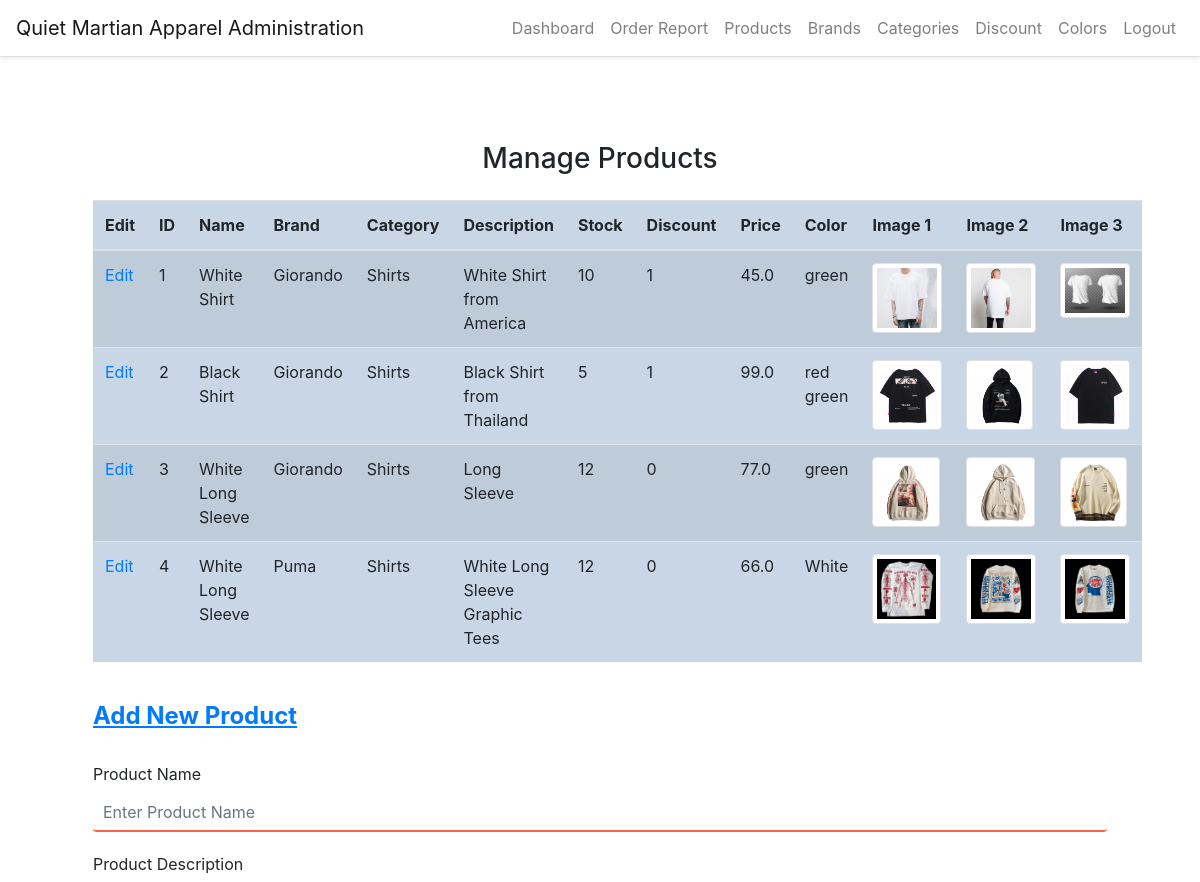
The app's page /manage-products (signed in, upper part), older data.
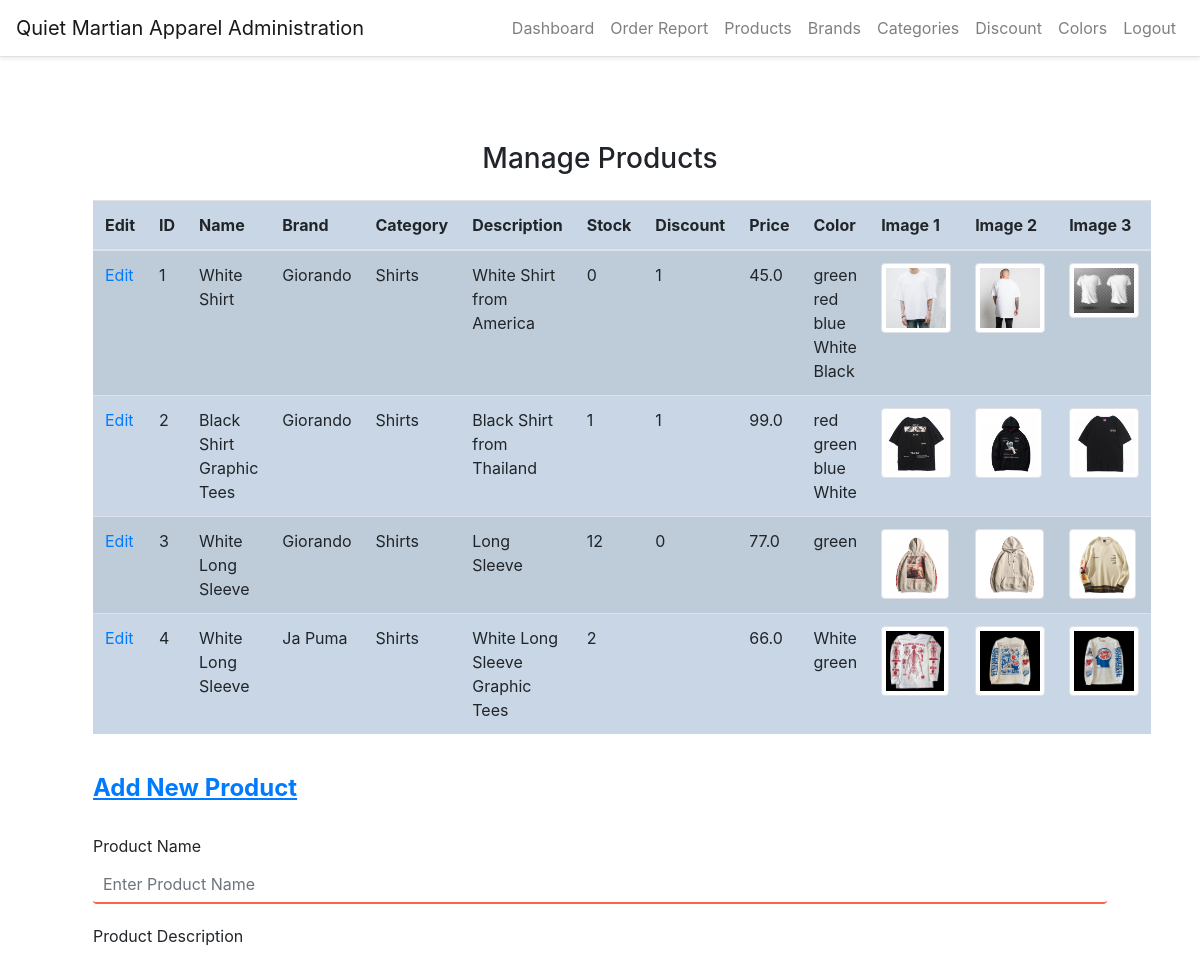
The same page, newer data.
### website/models.py (models this page shows)
class Product(db.Model, UserMixin):
    id = db.Column(db.Integer, primary_key=True)
    brand_id = db.Column(db.Integer, db.ForeignKey('brand.id'))
    category_id = db.Column(db.Integer, db.ForeignKey('category.id'))
    title = db.Column(db.String(150))
    description = db.Column(db.String(255))
    stock = db.Column(db.Integer)
    discount_id = db.Column(db.Integer, db.ForeignKey('discount.id'))
    price = db.Column(db.Float)
    color_id = db.Column(db.Integer, db.ForeignKey('color.id'))
    image_1 = db.Column(db.String(150))
    image_2 = db.Column(db.String(150))
    image_3 = db.Column(db.String(150))
    created_date = db.Column(db.DateTime, default=func.now())
    created_by_id = db.Column(db.Integer)
    updated_date = db.Column(db.DateTime, default=func.now())
    updated_by_id = db.Column(db.Integer)
    brand = db.relationship('Brand')
    category = db.relationship('Category')
    color = db.relationship('Color')
    colors = db.relationship('Color', secondary='product_color')
    orders = db.relationship('Order', lazy=True)
    discount = db.relationship('Discount', lazy=True)

class Brand(db.Model, UserMixin):
    id = db.Column(db.Integer, primary_key=True)
    name = db.Column(db.String(150))
    created_date = db.Column(db.DateTime, default=func.now())
    created_by = db.Column(db.Integer)
    updated_date = db.Column(db.DateTime, default=func.now())
    updated_by = db.Column(db.Integer)
    products = db.relationship('Product')

class Category(db.Model, UserMixin):
    id = db.Column(db.Integer, primary_key=True)
    name = db.Column(db.String(150))
    created_date = db.Column(db.DateTime, default=func.now())
    created_by = db.Column(db.Integer)
    updated_date = db.Column(db.DateTime, default=func.now())
    updated_by = db.Column(db.Integer)
    products = db.relationship('Product')

class Color(db.Model, UserMixin):
    id = db.Column(db.Integer, primary_key=True)
    name = db.Column(db.String(150))
    color_code = db.Column(db.String(150))
    products = db.relationship('Product')

### website/auth.py (the view, shortened to what this page needs)
@auth.route('/manage-products', methods=['GET', 'POST'])
@login_required
def manage_products():
    p = Product.query.all()
    products = p
    c = Category.query.all()
    categories = c
    b = Brand.query.all()
    brands = b
    co = Color.query.all()
    colors = co
    dis = Discount.query.all()
    discounts = dis
    return render_template("staff/products.html", datetime=datetime, categories=categories, brands=brands, colors=colors, discounts=discounts, products=products, user=current_user)

### website/templates/staff/products.html (shortened to what this page needs)
<!DOCTYPE html>
{% extends "staff/layout.html" %}
{% block main %}
<head>
<link rel="stylesheet" href="static/style.css">
</head>
<body>
<div class="container">
    <h3 class="my-4 text-center">Manage Products</h3>
    <table class="table table-striped" style="background-color: #c8d6e5">
        <thead>
            <tr>
                <th>Edit</th>
                <th>ID</th>
                <th>Name</th>
                <th>Brand</th>
                <th>Category</th>
                <th>Description</th>
                <th>Stock</th>
                <th>Discount</th>
                <th>Price</th>
                <th>Color</th>
                <th>Image 1</th>
                <th>Image 2</th>
                <th>Image 3</th>
            </tr>
        </thead>
        <tbody>
            {% for product in products %}
            <tr>
                <td><a href="{{ url_for('auth.edit_product', product_id=product.id) }}">Edit</a></td>
                <td>{{ product.id }}</td>
                <td>{{ product.title }}</td>
                <td>{{ product.brand.name }}</td>
                <td>{{ product.category.name }}</td>
                <td>{{ product.description }}</td>
                <td>{{ product.stock }}</td>
                <td>{{ product.discount_id }}</td>
                <td>{{ product.price }}</td>
                <td>
                    {% for color in product.colors %}
                    {{ color.name }}
                    {% endfor %}
                </td>
                <td>
                  <a href="/static/uploads/{{product.image_1}}">
                    <img src="/static/uploads/{{product.image_1}}" alt="Product Image" class="img-thumbnail" style="max-width: 70px; max-height: 70px;">
                  </a>
                </td>
                <td>
                  <a href="/static/uploads/{{product.image_2}}">
                    <img src="/static/uploads/{{product.image_2}}" alt="Product Image" class="img-thumbnail" style="max-width: 70px; max-height: 70px;">
                  </a>
                </td>
                <td>
                  <a href="/static/uploads/{{product.image_3}}">
                    <img src="/static/uploads/{{product.image_3}}" alt="Product Image" class="img-thumbnail" style="max-width: 70px; max-height: 70px;">
                  </a>
                </td>
            </tr>
            {% endfor %}
        </tbody>
    </table>
    <br>
    <form method="POST" enctype="multipart/form-data">
        <div class="form-group" id="newproduct">
            <h4><a href="#newproduct"><strong><u>Add New Product</u></strong></a></h4>
            <br>
            <label>Product Name</label>
            <input type="text" class="form-control" id="name" name="name" placeholder="Enter Product Name"
                required>
            <label>Product Description</label>
            <br>
        </div>
    </form>
</div>
</body>
{% endblock %}

### website/templates/staff/layout.html (shortened to what this page needs)
<!DOCTYPE html>
<html lang="en">
    <head>
        <link rel="stylesheet" href="https://maxcdn.bootstrapcdn.com/bootstrap/4.1.3/css/bootstrap.min.css">
        <link rel="stylesheet" href="{{ url_for('static', filename='css/style.css') }}">
    </head>
    <body style="padding-top: 70px;">
        <main class="container p-5">
            {% block main %}{% endblock %}
        </main>
    </body>
</html>

### website/templates/staff/base2.html (shortened to what this page needs)
<nav class="navbar navbar-expand-lg navbar-light bg-white border-bottom shadow-sm fixed-top">
    <a class="navbar-brand" href="/staff-login">Quiet Martian Apparel Administration</a>
    <div class="collapse navbar-collapse" id="navbarResponsive">
        <ul class="navbar-nav ml-auto">
            {% if user.is_authenticated %}
            <li class="nav-item"><a href="/sales-dashboard" class="nav-link">Dashboard</a></li>
            <li class="nav-item"><a href="/order-report" class="nav-link">Order Report</a></li>
            <li class="nav-item"><a href="/manage-products" class="nav-link">Products</a></li>
            <li class="nav-item"><a href="/manage-brands" class="nav-link">Brands</a></li>
            <li class="nav-item"><a href="/manage-category" class="nav-link">Categories</a></li>
            <li class="nav-item"><a href="/manage-discount" class="nav-link">Discount</a></li>
            <li class="nav-item"><a href="/manage-colors" class="nav-link">Colors</a></li>
            <li class="nav-item"><a href="/admin-logout" class="nav-link">Logout</a></li>
            {% else %}
            <li class="nav-item"><a href="/new-staff" class="nav-link">Register</a></li>
            <li class="nav-item"><a href="/staff-login" class="btn btn-outline-info">Login</a></li>
            {% endif %}
        </ul>
    </div>
</nav>

### website/static/style.css (style rules this page uses)
html { scroll-behavior: smooth; }
input[type="text"], input[type="password"], input[type="email"], input[type="date"], select { width: 100%; padding: 10px; margin-bottom: 20px; font-size: 16px; border: none; border-bottom: 2px solid #ff6347; }

Row changes from the older to the newer data that the page shows:
changed Product "White Shirt": gains Color (name "blue"); gains Color (name "Black"); stock "10" → "0"; gains Color (name "red"); gains Color (name "White")
changed Product "Black Shirt from Thailand": gains Color (name "blue"); title "Black Shirt" → "Black Shirt Graphic Tees"; stock "5" → "1"; gains Color (name "White")
changed Product "White Long Sleeve Graphic Tees": brand.name "Puma" → "Ja Puma"; stock "12" → "2"; gains Color (name "green"); discount_id "0" → (not shown)
